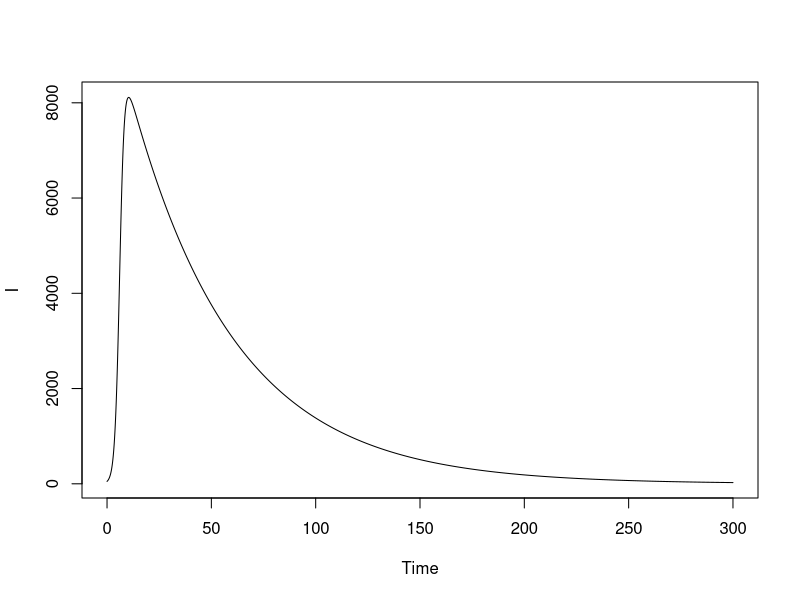
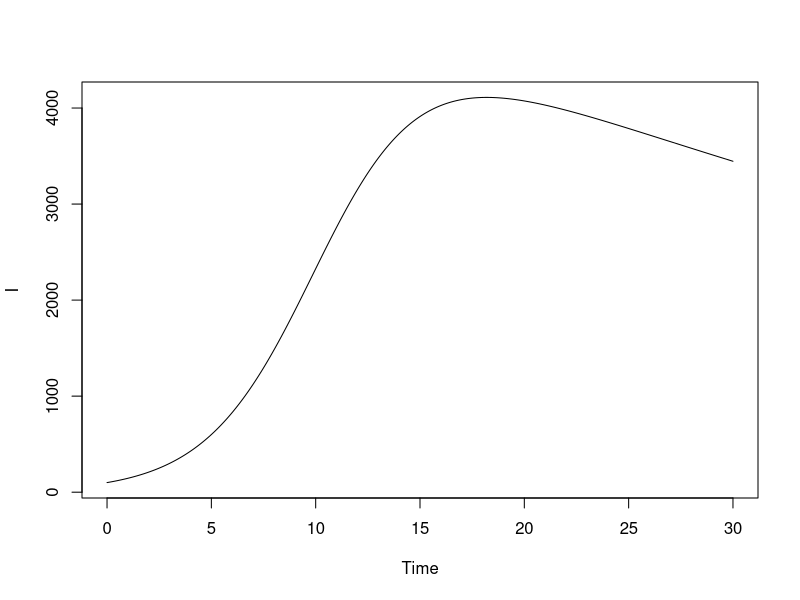
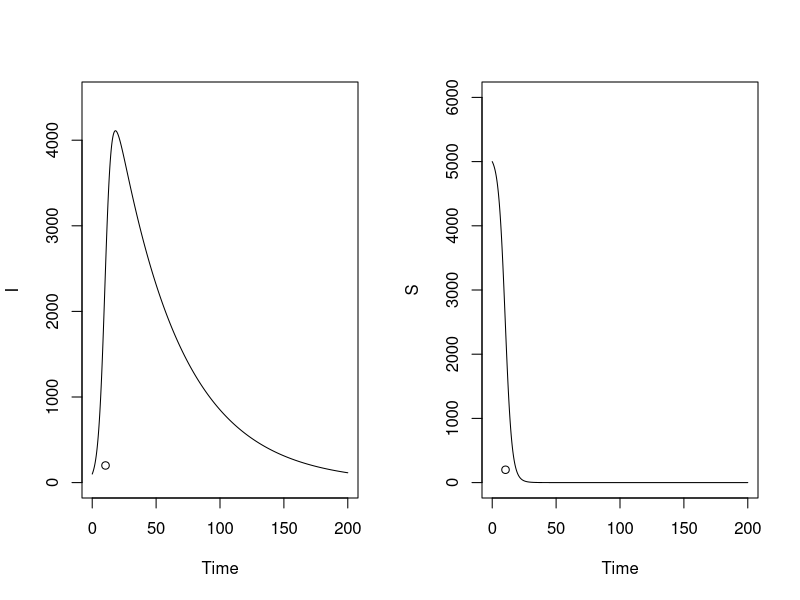
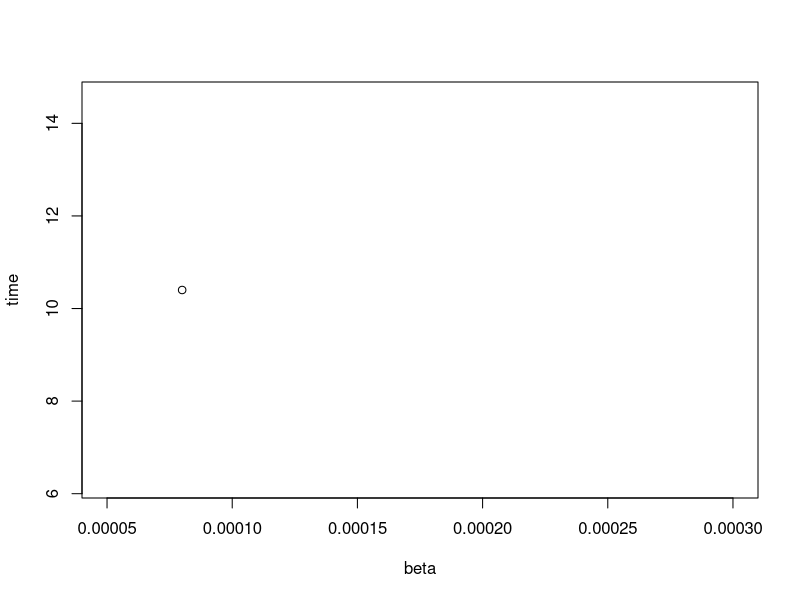
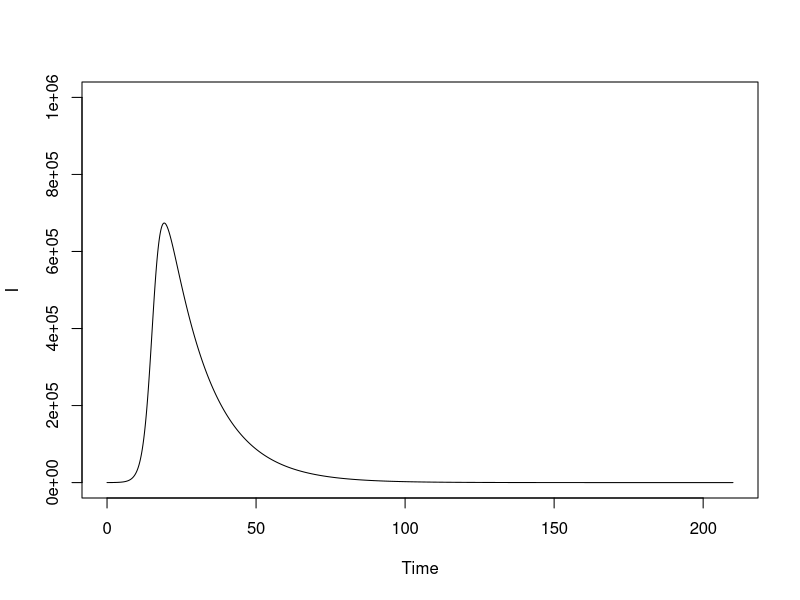

The R script that drew these images, in order:
# MAM5220 - Statistical Techniques for Computational Biology (2017-18)
# Workbook 1 - Epidemiology
# Samantha Pendleton - sap21

# Example
S0 <- 9000 # Starting value for susceptibles
I0 <- 50 # Starting value for infectious 
N <- 10000 # Total population size 
beta <- 0.0001 # infection rate 
gamma <- 1/50 # recovery date 
delta.t <- 0.1 # Small time increment 
N.time.steps <- 3000 # Number of time steps 
S <- numeric(N.time.steps+1) # Blank vector to receive S values 
I <- numeric(N.time.steps+1) # Blank vector to receive I values 
S[1] <- S0 # Initial value for S 
I[1] <- I0 # Initial value for I 
for (i in 1:N.time.steps){ # Iterative loop to define the next value of S and I 
  S[i+1] <- S[i]-beta*S[i]*I[i]*delta.t
  I[i+1] <- I[i]+beta*S[i]*I[i]*delta.t-gamma*I[i]*delta.t
} 
time.vector <- seq(0,N.time.steps*delta.t,by=delta.t) # The time points
plot(time.vector,I,type="l",xlab="Time",ylab="I")

# Question 1
# a)
# Modify the above code to find the number of susceptibles and infectious
# (which will not necessarily be whole numbers), after 10 time units
# if we start off with 5000 susceptibles, 100 infectious and 900 removed (i.e. N=6000),
# using the following parameter values beta = 0.00008, gamma = 0.02
S0 <- 5000
I0 <- 100  
N <- 6000  
beta <- 0.00008 
gamma <- 0.02 
delta.t <- 0.1 
N.time.steps <- 300 
S <- numeric(N.time.steps+1) 
I <- numeric(N.time.steps+1) 
S[1] <- S0 
I[1] <- I0 
for (i in 1:N.time.steps){  
  S[i+1] <- S[i]-beta*S[i]*I[i]*delta.t
  I[i+1] <- I[i]+beta*S[i]*I[i]*delta.t-gamma*I[i]*delta.t
} 
time.vector <- seq(0,N.time.steps*delta.t,by=delta.t) 
plot(time.vector,I,type="l",xlab="Time",ylab="I")

# b)
# Produce side by side plots, with suitable labeling,
# of the number of susceptibles against time
# and the number of infectious against t over the time interval [0,200] 
S0 <- 5000
I0 <- 100
N <- 6000
beta <- 0.00008  
gamma <- 0.02 
delta.t <- 0.1 
N.time.steps <- 2000  
S <- numeric(N.time.steps+1)  
I <- numeric(N.time.steps+1)  
S[1] <- S0 
I[1] <- I0 
for (i in 1:N.time.steps){ 
  S[i+1] <- S[i]-beta*S[i]*I[i]*delta.t
  I[i+1] <- I[i]+beta*S[i]*I[i]*delta.t-gamma*I[i]*delta.t
} 
time.vector <- seq(0,N.time.steps*delta.t,by=delta.t) 
time.point <- min(which(S<S0/2))*delta.t # calculate the time point at which the number of susceptibles
                        # first drops below S0/2 (i.e. half of the initial number of susceptibles)
par(mfrow=c(1,2)) 
plot(time.vector,I,type="l",xlab="Time",ylab="I", ylim=c(0, 4500)) # ylim=c(0,6000)
points(time.point, 200)
plot(time.vector,S,type="l",xlab="Time",ylab="S", ylim=c(0, 6000))
points(time.point, 200)

# c)
# To see how varying the infection rate, β, affects the time for the number of susceptibles to drop
# below half of its initial value, produce a plot of time.point (on the y-axis) against β (x-axis)
# for 100 equally spaced values of β between 0.00005 and 0.0003 (with γ held constant)
# (Set up a vector of βs and calculate time.point for each element of the vector using a for loop.)
beta <- seq(from=0.00005, to=0.0003, by=0.00005)
time.point <- min(which(S<S0/2))*delta.t
par(mfrow=c(1,1)) 
#plot(beta,time.vector,type="o",xlab="beta",ylab="time") # doesn't work
plot(0.00008,time.point,type="o",xlab="beta",ylab="time", xlim=c(0.00005,0.0003))

# d)
# For what value of β does the time for the number of susceptibles to drop
# below half of its initial value first fall below 100 time units?
time.point <- min(which(S<S0/100))*delta.t


##############################################
##############################################

# Question 2
# a)
I0 <- 61 # infectious 
N <- 1000000 # population
S0 <- (N-I0) # susceptibles
gamma <- 1/14 # recovery date
beta <- 10/(N/gamma) # infection rate - R0=10 basic reproduction number
delta.t <- 0.1 # small time increment 
N.time.steps <- (7*300) # Number of time steps 
S <- numeric(N.time.steps+1)  
I <- numeric(N.time.steps+1) 
S[1] <- S0  
I[1] <- I0
for (i in 1:N.time.steps){  
  S[i+1] <- S[i]-beta*S[i]*I[i]*delta.t
  I[i+1] <- I[i]+beta*S[i]*I[i]*delta.t-gamma*I[i]*delta.t
} 
time.vector <- seq(0,N.time.steps*delta.t,by=delta.t) 
par(mfrow=c(1,1)) 
plot(time.vector,I,type="l",xlab="Time",ylab="I", ylim=c(0,1000000))

